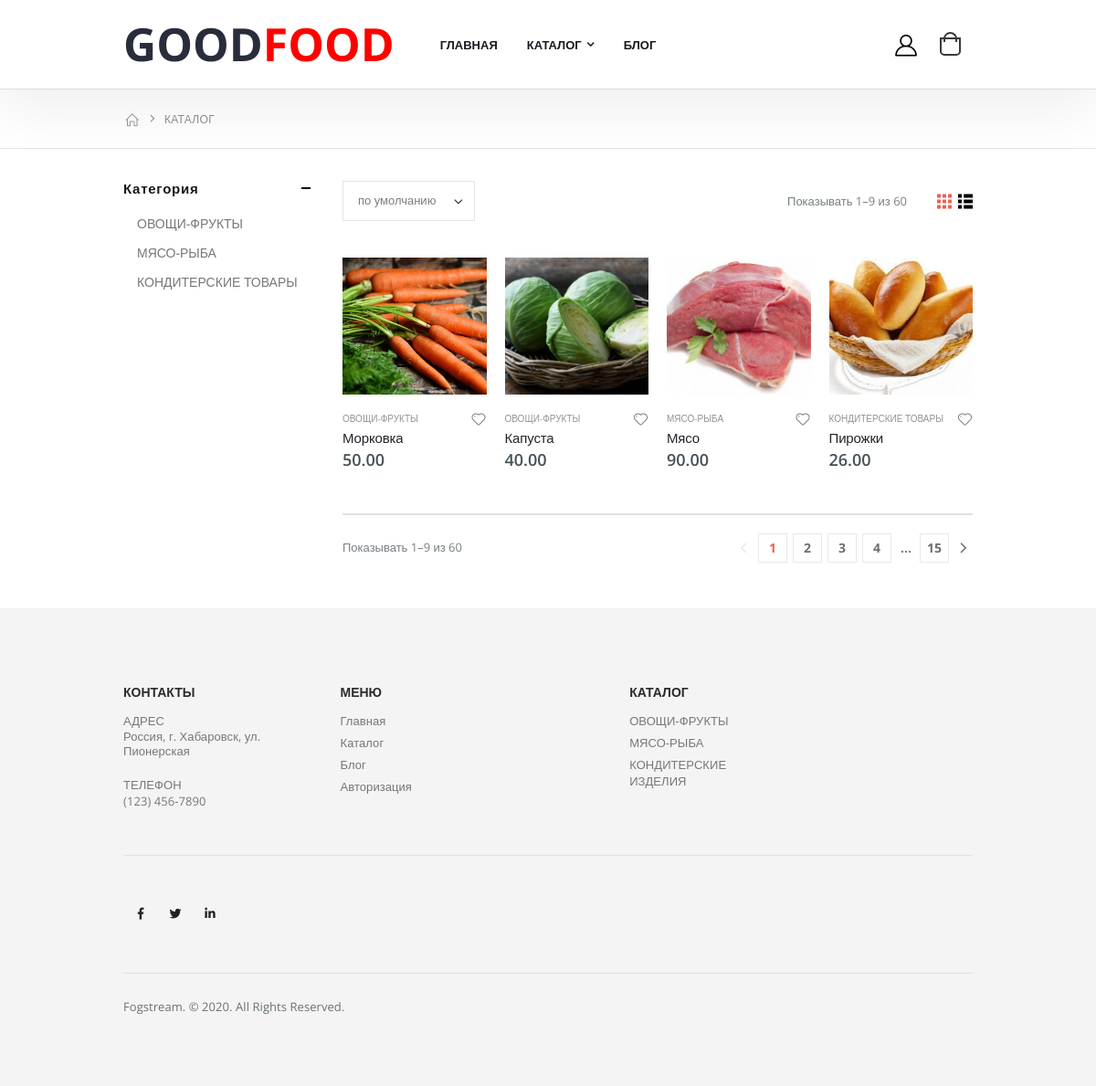
/catalog, run on the app's committed database.
### shop/models.py (models this page shows, shortened)
class Product(models.Model):
    name = models.CharField(max_length=30)
    price = models.DecimalField(decimal_places=2, max_digits=6)
    description = models.TextField()
    category = models.ForeignKey('Category', on_delete=models.CASCADE)
    chosen = models.BooleanField(default=False)
    slider = models.BooleanField(default=False)

class Image(models.Model):
    image = models.ImageField(upload_to='images')
    product = models.ForeignKey('Product', on_delete=models.CASCADE)

class Category(models.Model):
    name = models.CharField(max_length=30)
    def __str__(self):
        return self.name

### shop/views.py (the view)
# urls.py: path('catalog', views.catalog, name='catalog'),
def catalog(request, category_id=None):
    data = get_cart(request)
    if category_id:
        products = Product.objects.filter(category_id=category_id)
    else:
        products = Product.objects.all()
    data['products'] = products
    return render(request, 'catalog.html', context=data)

### shop/views.py (called while the page is built)
def get_cart(request):
    if not 'cart' in request.session:
        cart_products = []
        cart = {}
    else:
        cart_products = Product.objects.filter(pk__in=request.session['cart'])
        cart = request.session['cart']
    return {'cart': cart, 'cart_products': cart_products}

### templates/catalog.html (shortened to what this page needs)
{% extends "index.html" %}
{% load static %}
{% block content %}
        <main class="main">
            <nav aria-label="breadcrumb" class="breadcrumb-nav">
                <div class="container">
                    <ol class="breadcrumb">
                        <li class="breadcrumb-item"><a href="{% url 'shop:index' %}"><i class="icon-home"></i></a></li>
                        <li class="breadcrumb-item active" aria-current="page">КАТАЛОГ</li>
                    </ol>
                </div>
            </nav>
            <div class="container">
                <div class="row">
                    <div class="col-lg-9">
                        <nav class="toolbox mb-4">
                            <div class="toolbox-left">
                                <div class="toolbox-item toolbox-sort">
                                    <div class="select-custom">
                                        <select name="orderby" class="form-control">
                                            <option value="menu_order" selected="selected">по умолчанию</option>
                                        </select>
                                    </div>
                                </div>
                            </div>
                            <div class="toolbox-item toolbox-show">
                                <label>Показывать 1–9 из 60</label>
                            </div>
                            <div class="layout-modes">
                                <a href="{% url 'shop:catalog' %}" class="layout-btn btn-grid active" title="Grid">
                                    <i class="icon-mode-grid"></i>
                                </a>
                                <a href="{% url 'shop:catalog' %}" class="layout-btn btn-list" title="List">
                                    <i class="icon-mode-list"></i>
                                </a>
                            </div>
                        </nav>
                        <div class="row row-sm">
                            {% for element in products %}
                            <div class="col-6 col-md-4 col-lg-3">
                                <div class="product-default inner-quickview inner-icon">
                                    <figure>
                                        <a href="{% url 'shop:product' element.id %}">
                                            <img src="{{ element.image_set.first.image.url }}">
                                        </a>
                                        <div class="btn-icon-group">
                                            <a href="{% url 'shop:cart' element.id %}"><button class="btn-icon btn-add-cart" data-toggle="modal" data-target="#addCartModal"></button></a>
                                        </div>
                                    </figure>
                                    <div class="product-details">
                                        <div class="category-wrap">
                                            <div class="category-list">
                                                <a href="{% url 'shop:catalog' element.category.id %}" class="product-category">{{ element.category }}</a>
                                            </div>
                                            <a href="#" class="btn-icon-wish"><i class="icon-heart"></i></a>
                                        </div>
                                        <h2 class="product-title">
                                            <a href="{% url 'shop:product' element.id %}">{{ element.name }}</a>
                                        </h2>
                                        <div class="price-box">
                                            <span class="product-price">{{ element.price }}</span>
                                        </div>
                                    </div>
                                </div>
                            </div>
                            {% endfor %}
                        </div>
                        <nav class="toolbox toolbox-pagination">
                            <div class="toolbox-item toolbox-show">
                                <label>Показывать 1–9 из 60 </label>
                            </div>
                            <ul class="pagination">
                                <li class="page-item disabled">
                                    <a class="page-link page-link-btn" href="#"><i class="icon-angle-left"></i></a>
                                </li>
                                <li class="page-item active">
                                    <a class="page-link" href="#">1 <span class="sr-only">(current)</span></a>
                                </li>
                                <li class="page-item"><a class="page-link" href="#">2</a></li>
                                <li class="page-item"><a class="page-link" href="#">3</a></li>
                                <li class="page-item"><a class="page-link" href="#">4</a></li>
                                <li class="page-item"><span>...</span></li>
                                <li class="page-item"><a class="page-link" href="#">15</a></li>
                                <li class="page-item">
                                    <a class="page-link page-link-btn" href="#"><i class="icon-angle-right"></i></a>
                                </li>
                            </ul>
                        </nav>
                    </div>
                    <aside class="sidebar-shop col-lg-3 order-lg-first">
                        <div class="sidebar-wrapper">
                            <div class="widget">
                                <h3 class="widget-title">
                                    <a data-toggle="collapse" href="{% url 'shop:catalog' %}" role="button" aria-expanded="true" aria-controls="widget-body-2">Категория</a>
                                </h3>
                                <div class="collapse show" id="widget-body-2">
                                    <div class="widget-body">
                                        <ul class="cat-list">
                                            <li><a href="{% url 'shop:catalog' 1 %}">ОВОЩИ-ФРУКТЫ</a></li>
                                            <li><a href="{% url 'shop:catalog' 2 %}">МЯСО-РЫБА</a></li>
                                            <li><a href="{% url 'shop:catalog' 3 %}">КОНДИТЕРСКИЕ ТОВАРЫ</a></li>
                                        </ul>
                                    </div>
                                </div>
                            </div>
                        </div>
                    </aside>
                </div>
            </div>
        </main>
{% endblock content %}

### data on the page
Product: image_set.first.image (picture), category "ОВОЩИ-ФРУКТЫ", name "Морковка", price "50.00"
Product: image_set.first.image (picture), category "ОВОЩИ-ФРУКТЫ", name "Капуста", price "40.00"
Product: image_set.first.image (picture), category "МЯСО-РЫБА", name "Мясо", price "90.00"
Product: image_set.first.image (picture), category "КОНДИТЕРСКИЕ ТОВАРЫ", name "Пирожки", price "26.00"
